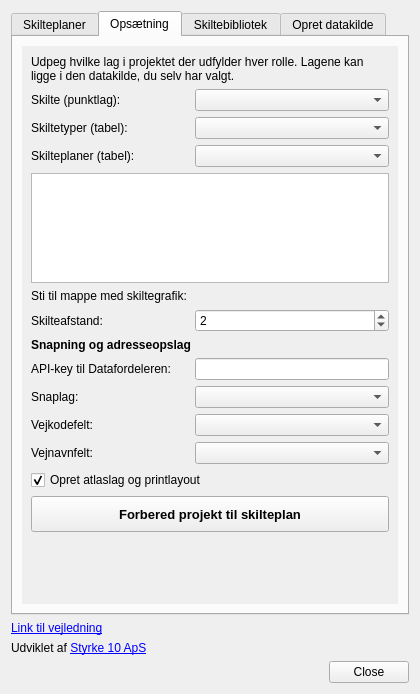
<?xml version="1.0" encoding="UTF-8"?>
<ui version="4.0">
 <class>skilteplanDialogBase</class>
 <widget class="QDialog" name="skilteplanDialogBase">
  <property name="geometry">
   <rect>
    <x>0</x>
    <y>0</y>
    <width>420</width>
    <height>694</height>
   </rect>
  </property>
  <property name="minimumSize">
   <size>
    <width>360</width>
    <height>520</height>
   </size>
  </property>
  <property name="windowTitle">
   <string>Skilteplan</string>
  </property>
  <layout class="QVBoxLayout" name="mainLayout">
   <item>
    <widget class="QTabWidget" name="tabWidget">
     <property name="sizePolicy">
      <sizepolicy hsizetype="Expanding" vsizetype="Expanding">
       <horstretch>0</horstretch>
       <verstretch>1</verstretch>
      </sizepolicy>
     </property>
     <property name="autoFillBackground">
      <bool>true</bool>
     </property>
     <property name="currentIndex">
      <number>1</number>
     </property>
     <widget class="QWidget" name="skilteplaner_tab">
      <attribute name="title">
       <string>Skilteplaner</string>
      </attribute>
      <layout class="QVBoxLayout" name="layoutPlaner">
       <item>
        <widget class="QLabel" name="lblPlanIntro">
         <property name="text">
          <string>Skilteplaner samler skiltene i et projekt med periode og kontaktoplysninger. Vælg planen på det enkelte skilt i attributformularen.</string>
         </property>
         <property name="wordWrap">
          <bool>true</bool>
         </property>
        </widget>
       </item>
       <item>
        <layout class="QHBoxLayout" name="layoutPlanFilter">
         <item>
          <widget class="QLabel" name="lblPlanFilter">
           <property name="text">
            <string>Vis:</string>
           </property>
          </widget>
         </item>
         <item>
          <widget class="QComboBox" name="cmbPlanFilter">
           <property name="sizePolicy">
            <sizepolicy hsizetype="Expanding" vsizetype="Fixed">
             <horstretch>0</horstretch>
             <verstretch>0</verstretch>
            </sizepolicy>
           </property>
           <property name="toolTip">
            <string>Aktuelle planer har en slutdato i dag eller senere - det er dem, der kan vælges på et skilt.</string>
           </property>
           <item>
            <property name="text">
             <string>Aktuelle</string>
            </property>
           </item>
           <item>
            <property name="text">
             <string>Tidligere</string>
            </property>
           </item>
           <item>
            <property name="text">
             <string>Alle</string>
            </property>
           </item>
          </widget>
         </item>
        </layout>
       </item>
       <item>
        <widget class="QListWidget" name="planList">
         <property name="minimumSize">
          <size>
           <width>0</width>
           <height>90</height>
          </size>
         </property>
        </widget>
       </item>
       <item>
        <widget class="QLabel" name="lblNyPlan">
         <property name="font">
          <font>
           <weight>75</weight>
           <bold>true</bold>
          </font>
         </property>
         <property name="text">
          <string>Ny skilteplan</string>
         </property>
        </widget>
       </item>
       <item>
        <layout class="QFormLayout" name="formPlan">
         <property name="fieldGrowthPolicy">
          <enum>QFormLayout::AllNonFixedFieldsGrow</enum>
         </property>
         <property name="rowWrapPolicy">
          <enum>QFormLayout::DontWrapRows</enum>
         </property>
         <item row="0" column="0">
          <widget class="QLabel" name="lblPlan0">
           <property name="text">
            <string>Navn:</string>
           </property>
          </widget>
         </item>
         <item row="0" column="1">
          <widget class="QLineEdit" name="editPlanNavn"/>
         </item>
         <item row="1" column="0">
          <widget class="QLabel" name="lblPlan1">
           <property name="text">
            <string>Beskrivelse:</string>
           </property>
          </widget>
         </item>
         <item row="1" column="1">
          <widget class="QPlainTextEdit" name="editPlanBeskrivelse">
           <property name="minimumSize">
            <size>
             <width>0</width>
             <height>60</height>
            </size>
           </property>
          </widget>
         </item>
         <item row="2" column="0">
          <widget class="QLabel" name="lblPlan2">
           <property name="text">
            <string>Startdato:</string>
           </property>
          </widget>
         </item>
         <item row="2" column="1">
          <widget class="QDateEdit" name="datePlanStart">
           <property name="displayFormat">
            <string>dd-MM-yyyy</string>
           </property>
           <property name="calendarPopup">
            <bool>true</bool>
           </property>
          </widget>
         </item>
         <item row="3" column="0">
          <widget class="QLabel" name="lblPlan3">
           <property name="text">
            <string>Slutdato:</string>
           </property>
          </widget>
         </item>
         <item row="3" column="1">
          <widget class="QDateEdit" name="datePlanSlut">
           <property name="displayFormat">
            <string>dd-MM-yyyy</string>
           </property>
           <property name="calendarPopup">
            <bool>true</bool>
           </property>
          </widget>
         </item>
         <item row="4" column="0">
          <widget class="QLabel" name="lblPlan4">
           <property name="text">
            <string>Organisation:</string>
           </property>
          </widget>
         </item>
         <item row="4" column="1">
          <widget class="QLineEdit" name="editPlanOrganisation"/>
         </item>
         <item row="5" column="0">
          <widget class="QLabel" name="lblPlan5">
           <property name="text">
            <string>Kontaktperson:</string>
           </property>
          </widget>
         </item>
         <item row="5" column="1">
          <widget class="QLineEdit" name="editPlanKontakt"/>
         </item>
         <item row="6" column="0">
          <widget class="QLabel" name="lblPlan6">
           <property name="text">
            <string>Telefon:</string>
           </property>
          </widget>
         </item>
         <item row="6" column="1">
          <widget class="QLineEdit" name="editPlanTelefon"/>
         </item>
         <item row="7" column="0">
          <widget class="QLabel" name="lblPlan7">
           <property name="text">
            <string>E-mail:</string>
           </property>
          </widget>
         </item>
         <item row="7" column="1">
          <widget class="QLineEdit" name="editPlanMail"/>
         </item>
        </layout>
       </item>
       <item>
        <layout class="QHBoxLayout" name="layoutPlanKnapper">
         <item>
          <widget class="QPushButton" name="btnRydPlan">
           <property name="minimumSize">
            <size>
             <width>0</width>
             <height>30</height>
            </size>
           </property>
           <property name="toolTip">
            <string>Fravaelger planen i listen og tommer formularen</string>
           </property>
           <property name="text">
            <string>Ryd felter</string>
           </property>
          </widget>
         </item>
         <item>
          <widget class="QPushButton" name="btnGemPlan">
           <property name="minimumSize">
            <size>
             <width>0</width>
             <height>30</height>
            </size>
           </property>
           <property name="toolTip">
            <string>Gemmer formularen på den valgte plan i listen</string>
           </property>
           <property name="text">
            <string>Gem ændringer</string>
           </property>
          </widget>
         </item>
         <item>
          <widget class="QPushButton" name="btnOpretPlan">
           <property name="minimumSize">
            <size>
             <width>0</width>
             <height>32</height>
            </size>
           </property>
           <property name="font">
            <font>
             <pointsize>10</pointsize>
             <weight>75</weight>
             <bold>true</bold>
            </font>
           </property>
           <property name="text">
            <string>Opret skilteplan</string>
           </property>
          </widget>
         </item>
        </layout>
       </item>
      </layout>
     </widget>
     <widget class="QWidget" name="opret_projekt_tab">
      <attribute name="title">
       <string>Opsætning</string>
      </attribute>
      <layout class="QVBoxLayout" name="layoutOpsaetning">
       <item>
        <widget class="QScrollArea" name="scrollOpsaetning">
         <property name="frameShape">
          <enum>QFrame::NoFrame</enum>
         </property>
         <property name="widgetResizable">
          <bool>true</bool>
         </property>
         <widget class="QWidget" name="scrollIndhold">
          <property name="geometry">
           <rect>
            <x>0</x>
            <y>0</y>
            <width>370</width>
            <height>540</height>
           </rect>
          </property>
          <layout class="QFormLayout" name="formOpsaetning">
           <property name="fieldGrowthPolicy">
            <enum>QFormLayout::AllNonFixedFieldsGrow</enum>
           </property>
           <property name="rowWrapPolicy">
            <enum>QFormLayout::DontWrapRows</enum>
           </property>
           <property name="labelAlignment">
            <set>Qt::AlignLeading|Qt::AlignLeft|Qt::AlignVCenter</set>
           </property>
           <property name="horizontalSpacing">
            <number>8</number>
           </property>
           <property name="verticalSpacing">
            <number>6</number>
           </property>
           <item row="0" column="0" colspan="2">
            <widget class="QLabel" name="lblLagIntro">
             <property name="text">
              <string>Udpeg hvilke lag i projektet der udfylder hver rolle. Lagene kan ligge i den datakilde, du selv har valgt.</string>
             </property>
             <property name="wordWrap">
              <bool>true</bool>
             </property>
            </widget>
           </item>
           <item row="1" column="0">
            <widget class="QLabel" name="lblRolleSkilte">
             <property name="text">
              <string>Skilte (punktlag):</string>
             </property>
            </widget>
           </item>
           <item row="1" column="1">
            <widget class="QgsMapLayerComboBox" name="cmbLagSkilte"/>
           </item>
           <item row="2" column="0">
            <widget class="QLabel" name="lblRolleSkiltetyper">
             <property name="text">
              <string>Skiltetyper (tabel):</string>
             </property>
            </widget>
           </item>
           <item row="2" column="1">
            <widget class="QgsMapLayerComboBox" name="cmbLagSkiltetyper"/>
           </item>
           <item row="3" column="0">
            <widget class="QLabel" name="lblRolleSkilteplan">
             <property name="text">
              <string>Skilteplaner (tabel):</string>
             </property>
            </widget>
           </item>
           <item row="3" column="1">
            <widget class="QgsMapLayerComboBox" name="cmbLagSkilteplan"/>
           </item>
           <item row="4" column="0" colspan="2">
            <widget class="QTextBrowser" name="txtValidering">
             <property name="sizePolicy">
              <sizepolicy hsizetype="Expanding" vsizetype="Fixed">
               <horstretch>0</horstretch>
               <verstretch>0</verstretch>
              </sizepolicy>
             </property>
             <property name="minimumSize">
              <size>
               <width>0</width>
               <height>70</height>
              </size>
             </property>
             <property name="maximumSize">
              <size>
               <width>16777215</width>
               <height>110</height>
              </size>
             </property>
            </widget>
           </item>
           <item row="5" column="0">
            <widget class="QLabel" name="label_2">
             <property name="text">
              <string>Sti til mappe med skiltegrafik:</string>
             </property>
            </widget>
           </item>
           <item row="5" column="1">
            <widget class="QgsFileWidget" name="path_sign_graphics">
             <property name="storageMode">
              <enum>QgsFileWidget::GetDirectory</enum>
             </property>
            </widget>
           </item>
           <item row="6" column="0">
            <widget class="QLabel" name="label">
             <property name="text">
              <string>Skilteafstand:</string>
             </property>
            </widget>
           </item>
           <item row="6" column="1">
            <widget class="QSpinBox" name="signDistance">
             <property name="value">
              <number>2</number>
             </property>
            </widget>
           </item>
           <item row="7" column="0" colspan="2">
            <widget class="QLabel" name="lblSnapOverskrift">
             <property name="font">
              <font>
               <weight>75</weight>
               <bold>true</bold>
              </font>
             </property>
             <property name="text">
              <string>Snapning og adresseopslag</string>
             </property>
            </widget>
           </item>
           <item row="8" column="0">
            <widget class="QLabel" name="label_3">
             <property name="text">
              <string>API-key til Datafordeleren:</string>
             </property>
            </widget>
           </item>
           <item row="8" column="1">
            <widget class="QLineEdit" name="datfor_api_key"/>
           </item>
           <item row="9" column="0">
            <widget class="QLabel" name="label_4">
             <property name="text">
              <string>Snaplag:</string>
             </property>
            </widget>
           </item>
           <item row="9" column="1">
            <widget class="QgsMapLayerComboBox" name="snaplayers"/>
           </item>
           <item row="10" column="0">
            <widget class="QLabel" name="label_5">
             <property name="text">
              <string>Vejkodefelt:</string>
             </property>
            </widget>
           </item>
           <item row="10" column="1">
            <widget class="QgsFieldComboBox" name="vejkode"/>
           </item>
           <item row="11" column="0">
            <widget class="QLabel" name="label_6">
             <property name="text">
              <string>Vejnavnfelt:</string>
             </property>
            </widget>
           </item>
           <item row="11" column="1">
            <widget class="QgsFieldComboBox" name="vejnavn"/>
           </item>
           <item row="13" column="0" colspan="2">
            <widget class="QPushButton" name="btnPrepareProject">
             <property name="minimumSize">
              <size>
               <width>0</width>
               <height>36</height>
              </size>
             </property>
             <property name="font">
              <font>
               <pointsize>10</pointsize>
               <weight>75</weight>
               <bold>true</bold>
              </font>
             </property>
             <property name="text">
              <string>Forbered projekt til skilteplan</string>
             </property>
             <property name="default">
              <bool>true</bool>
             </property>
            </widget>
           </item>
           <item row="14" column="0" colspan="2">
            <spacer name="opsaetningSpacer">
             <property name="orientation">
              <enum>Qt::Vertical</enum>
             </property>
             <property name="sizeHint" stdset="0">
              <size>
               <width>20</width>
               <height>0</height>
              </size>
             </property>
            </spacer>
           </item>
           <item row="12" column="0" colspan="2">
            <widget class="QCheckBox" name="chkAtlas">
             <property name="toolTip">
              <string>Laver et virtuelt lag med ét objekt pr. skilteplan og et A4-layout med atlas. Et eksisterende layout ændres ikke.</string>
             </property>
             <property name="text">
              <string>Opret atlaslag og printlayout</string>
             </property>
             <property name="checked">
              <bool>true</bool>
             </property>
            </widget>
           </item>
          </layout>
         </widget>
        </widget>
       </item>
      </layout>
     </widget>
     <widget class="QWidget" name="skiltebibliotek_tab">
      <attribute name="title">
       <string>Skiltebibliotek</string>
      </attribute>
      <layout class="QVBoxLayout" name="verticalLayout_5">
       <item>
        <widget class="QListWidget" name="signList">
         <property name="sortingEnabled">
          <bool>false</bool>
         </property>
        </widget>
       </item>
       <item>
        <layout class="QHBoxLayout" name="horizontalLayout_bibliotek">
         <item>
          <widget class="QGraphicsView" name="signView">
           <property name="minimumSize">
            <size>
             <width>90</width>
             <height>90</height>
            </size>
           </property>
          </widget>
         </item>
         <item>
          <layout class="QVBoxLayout" name="verticalLayout_bibliotekknapper">
           <item>
            <widget class="QPushButton" name="btnAddSign">
             <property name="text">
              <string>Tilføj...</string>
             </property>
            </widget>
           </item>
           <item>
            <widget class="QPushButton" name="btnEditSign">
             <property name="text">
              <string>Rediger...</string>
             </property>
            </widget>
           </item>
           <item>
            <widget class="QPushButton" name="btnDeleteSign">
             <property name="text">
              <string>Slet</string>
             </property>
            </widget>
           </item>
           <item>
            <widget class="QPushButton" name="btnImportSigns">
             <property name="toolTip">
              <string>Opretter poster for de SVG-filer i skiltegrafikmappen, som mangler i tabellen.</string>
             </property>
             <property name="text">
              <string>Indlæs fra mappe...</string>
             </property>
            </widget>
           </item>
           <item>
            <widget class="QPushButton" name="btnFjernDubletter">
             <property name="toolTip">
              <string>Fjerner gentagne skilte med samme navn og beholder den første.</string>
             </property>
             <property name="text">
              <string>Fjern dubletter</string>
             </property>
            </widget>
           </item>
           <item>
            <widget class="QGroupBox" name="sortButtonGrp">
             <property name="title">
              <string>Sortér efter:</string>
             </property>
             <widget class="QRadioButton" name="rbtnSortByName">
              <property name="geometry">
               <rect>
                <x>10</x>
                <y>20</y>
                <width>95</width>
                <height>20</height>
               </rect>
              </property>
              <property name="text">
               <string>Navn</string>
              </property>
              <property name="checked">
               <bool>true</bool>
              </property>
             </widget>
             <widget class="QRadioButton" name="rbtnSortByDescription">
              <property name="geometry">
               <rect>
                <x>10</x>
                <y>40</y>
                <width>95</width>
                <height>20</height>
               </rect>
              </property>
              <property name="text">
               <string>Beskrivelse</string>
              </property>
             </widget>
            </widget>
           </item>
          </layout>
         </item>
        </layout>
       </item>
      </layout>
     </widget>
     <widget class="QWidget" name="datakilde_tab">
      <attribute name="title">
       <string>Opret datakilde</string>
      </attribute>
      <layout class="QVBoxLayout" name="verticalLayout_4">
       <item>
        <widget class="QLabel" name="lblOpretIntro">
         <property name="text">
          <string>Opretter tomme skilteplanstabeller. Dette goeres normalt kun én gang i organisationen - derefter arbejdes der videre i de samme lag, saa historikken bevares.</string>
         </property>
         <property name="wordWrap">
          <bool>true</bool>
         </property>
        </widget>
       </item>
       <item>
        <widget class="QLabel" name="label_9">
         <property name="text">
          <string>Datakilde:</string>
         </property>
        </widget>
       </item>
       <item>
        <layout class="QHBoxLayout" name="layoutDatakilde">
         <item>
          <widget class="QRadioButton" name="rbPostgis">
           <property name="text">
            <string>PostGIS</string>
           </property>
           <property name="checked">
            <bool>true</bool>
           </property>
          </widget>
         </item>
         <item>
          <widget class="QRadioButton" name="rbGpkg">
           <property name="text">
            <string>GeoPackage</string>
           </property>
          </widget>
         </item>
        </layout>
       </item>
       <item>
        <widget class="QLabel" name="label_7">
         <property name="text">
          <string>Forbindelse til database med skiltedata:</string>
         </property>
        </widget>
       </item>
       <item>
        <widget class="QComboBox" name="cmbConnections"/>
       </item>
       <item>
        <widget class="QLabel" name="lblGpkg">
         <property name="text">
          <string>Skilteplansdatabase (GeoPackage):</string>
         </property>
        </widget>
       </item>
       <item>
        <widget class="QgsFileWidget" name="path_sign_db">
         <property name="toolTip">
          <string>Stien til skilteplansdatabasen. Ved oprettelse bruges denne sti som maal - er feltet tomt, spoerges der om en placering.</string>
         </property>
         <property name="filter">
          <string>GeoPackage (*.gpkg)</string>
         </property>
         <property name="storageMode">
          <enum>QgsFileWidget::SaveFile</enum>
         </property>
        </widget>
       </item>
       <item>
        <widget class="QCheckBox" name="chkIndlaesLag">
         <property name="text">
          <string>Indlæs lagene i projektet efter oprettelse</string>
         </property>
         <property name="checked">
          <bool>true</bool>
         </property>
        </widget>
       </item>
       <item>
        <widget class="QPushButton" name="btnCreateDB">
         <property name="text">
          <string>Opret ny skilteplansdatabase...</string>
         </property>
        </widget>
       </item>
       <item>
        <widget class="QPushButton" name="btnUdpakGrafik">
         <property name="toolTip">
          <string>Udpakker de medfoelgende skilte-SVG'er til en mappe, du selv vaelger.</string>
         </property>
         <property name="text">
          <string>Udpak skiltegrafik...</string>
         </property>
        </widget>
       </item>
      </layout>
     </widget>
    </widget>
   </item>
   <item>
    <widget class="QLabel" name="usersGuideLink">
     <property name="text">
      <string>&lt;html&gt;&lt;head/&gt;&lt;body&gt;&lt;p&gt;&lt;a href=&quot;https://styrke10.gitbook.io/vejledning-til-qgis-plugin-skilteplan/&quot;&gt;&lt;span style=&quot; text-decoration: underline; color:#0000ff;&quot;&gt;Link til vejledning&lt;/span&gt;&lt;/a&gt;&lt;/p&gt;&lt;/body&gt;&lt;/html&gt;</string>
     </property>
     <property name="openExternalLinks">
      <bool>true</bool>
     </property>
    </widget>
   </item>
   <item>
    <widget class="QLabel" name="copyrightLabel">
     <property name="text">
      <string>&lt;html&gt;&lt;head/&gt;&lt;body&gt;&lt;p&gt;Udviklet af &lt;a href=&quot;https://styrke10.dk&quot;&gt;&lt;span style=&quot; text-decoration: underline; color:#0000ff;&quot;&gt;Styrke 10 ApS&lt;/span&gt;&lt;/a&gt;&lt;/p&gt;&lt;/body&gt;&lt;/html&gt;</string>
     </property>
     <property name="openExternalLinks">
      <bool>true</bool>
     </property>
    </widget>
   </item>
   <item>
    <widget class="QDialogButtonBox" name="button_box">
     <property name="orientation">
      <enum>Qt::Horizontal</enum>
     </property>
     <property name="standardButtons">
      <set>QDialogButtonBox::Close</set>
     </property>
    </widget>
   </item>
  </layout>
 </widget>
 <customwidgets>
  <customwidget>
   <class>QgsFieldComboBox</class>
   <extends>QComboBox</extends>
   <header>qgsfieldcombobox.h</header>
  </customwidget>
  <customwidget>
   <class>QgsFileWidget</class>
   <extends>QWidget</extends>
   <header>qgsfilewidget.h</header>
  </customwidget>
  <customwidget>
   <class>QgsMapLayerComboBox</class>
   <extends>QComboBox</extends>
   <header>qgsmaplayercombobox.h</header>
  </customwidget>
 </customwidgets>
 <resources/>
 <connections>
  <connection>
   <sender>button_box</sender>
   <signal>accepted()</signal>
   <receiver>skilteplanDialogBase</receiver>
   <slot>accept()</slot>
   <hints>
    <hint type="sourcelabel">
     <x>20</x>
     <y>20</y>
    </hint>
    <hint type="destinationlabel">
     <x>20</x>
     <y>20</y>
    </hint>
   </hints>
  </connection>
  <connection>
   <sender>button_box</sender>
   <signal>rejected()</signal>
   <receiver>skilteplanDialogBase</receiver>
   <slot>reject()</slot>
   <hints>
    <hint type="sourcelabel">
     <x>20</x>
     <y>20</y>
    </hint>
    <hint type="destinationlabel">
     <x>20</x>
     <y>20</y>
    </hint>
   </hints>
  </connection>
 </connections>
</ui>
